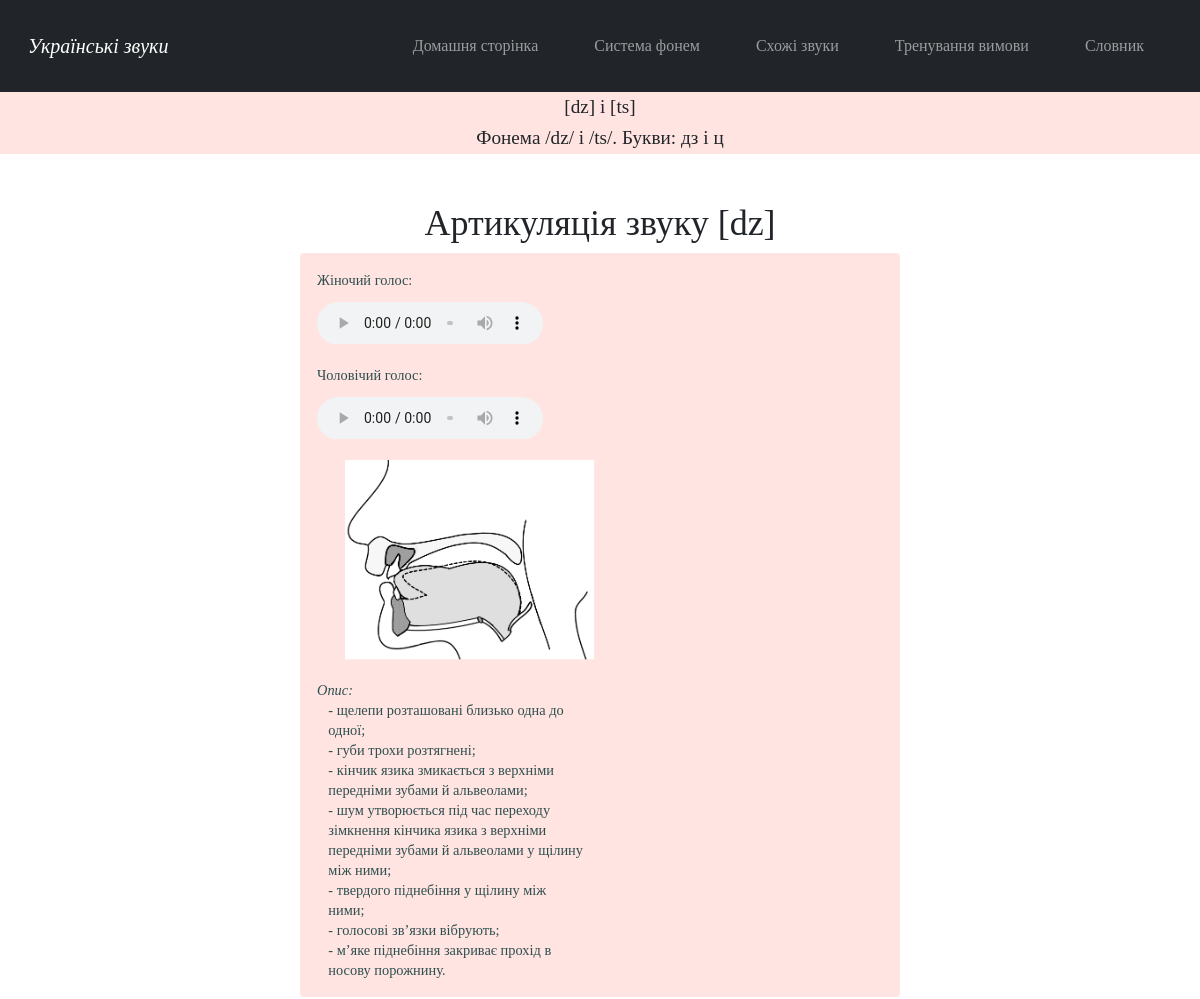
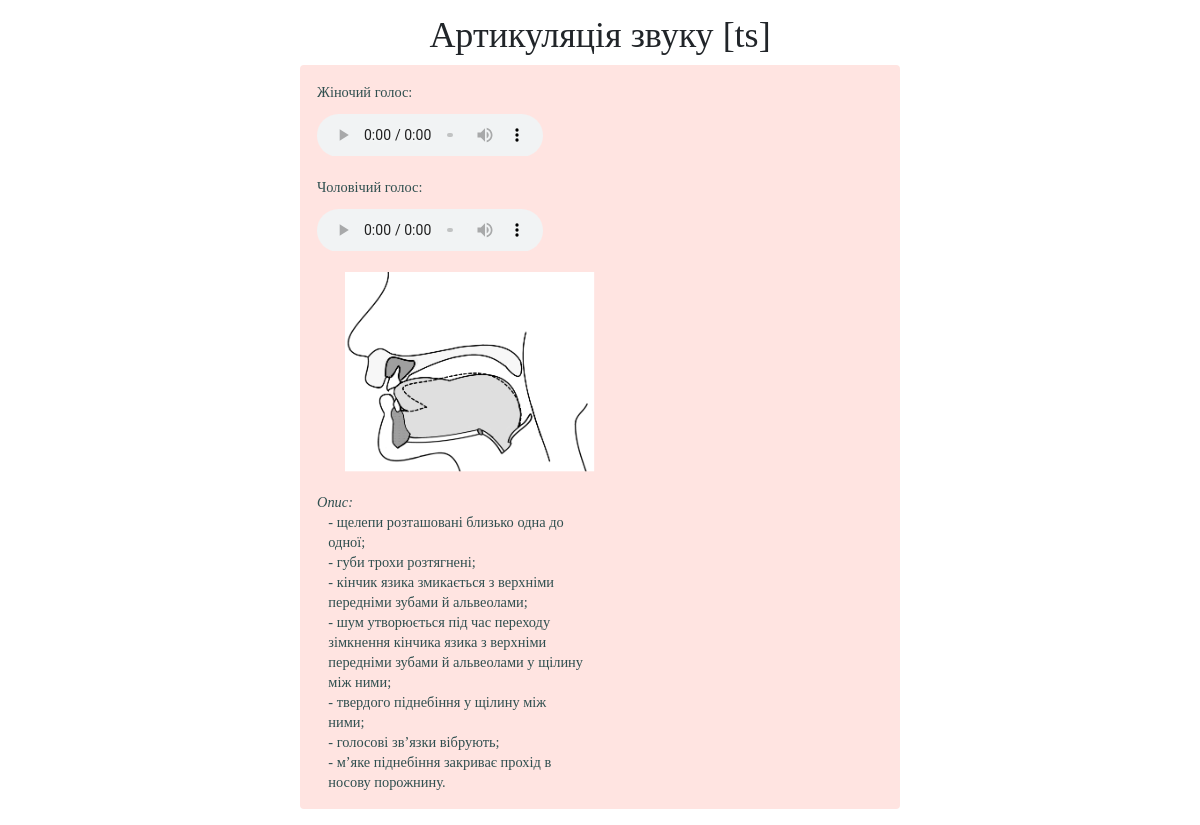
Screenshot of /sound_dz_ts with the database file from the repository (2 pictures, top to bottom).
### main/models.py (models this page shows)
class InformationAboutConsonants(models.Model):
    id = models.AutoField('id', primary_key=True)
    sound = models.CharField('звук', max_length=6)
    place_of_articulation = models.TextField('місце артикуляції', default='')
    way_of_articulation = models.TextField('спосіб артикуляції', default='')
    palatalization = models.TextField('ступінь палаталізації', default='')
    description = models.TextField('опис вимови')
    eng_description = models.TextField('англ. опис вимови', default='')
    image = models.ImageField('ілюстрація вимови', upload_to="media")
    audio = models.FileField(upload_to='documents/', default='')
    male_audio = models.FileField(upload_to='documents/', default='')

### main/views.py (the view)
# urls.py: path("sound_dz_ts", views.sound_dz_ts, name='sound_dz_ts'),
def sound_dz_ts(request):
    information = InformationAboutConsonants.objects.filter(sound__contains='[dz]')
    information2 = InformationAboutConsonants.objects.filter(sound__contains='[ts]')
    return render(request, 'main/sound_dz_ts.html', {'information': information, 'information2': information2})

### main/templates/main/sound_dz_ts.html
{% extends 'main/pattern_for_consonants.html' %}
{% load static %}
{% block sound %}[dz] i [ts]{% endblock %}
{% block phoneme %}/dz/ i /ts/{% endblock %}
{% block letter %}дз i ц{% endblock %}

### main/templates/main/pattern_for_consonants.html (shortened to what this page needs)
{% extends 'main/pattern.html' %}
{% load i18n %}
{% load static %}
{% block stylesheet %}<link rel="stylesheet" href="{% static 'main/css/pattern_separate_sounds.css' %}">{% endblock %}
{% block content %}
<main>
    <div class="header">
        <h2>{% block sound %}{% endblock %}</h2>
         <h3>{% translate "Phoneme" %} {% block phoneme %}{% endblock %}.
            {% translate "Letters:" %} {% block letter %}{% endblock %}</h3>
    </div>
    <div class="main_content">
        {% get_current_language as LANGUAGE_CODE %}
        {% for el in information%}
        <h3>{% translate "Articulation of the sound" %} {{el.sound}}</h3>
            <div class="alert alert-custom  fade in alert-dismissable show mt-2">
                <figure><figcaption>{% translate "Жіночий голос:" %}</figcaption>
                    <audio controls src={{el.audio.url}}>
                    </audio>
                </figure>
                <figure><figcaption>{% translate "Чоловічий голос:" %}</figcaption>
                    <audio controls src={{el.male_audio.url}}>
                    </audio>
                </figure>
                <img src={{el.image.url}} alt="Звук">
                <p class="examples" id="examples">{% block examples %}{% endblock %}<br></p>
                <p><i>{% translate "Description:" %}</i></p>
                {% if LANGUAGE_CODE == "uk" %}
                    <p class = "description" id="description">{{el.description}}</p>
                {%else%}
                    <p class = "description" id="description1.2">{{el.eng_description}}</p>
                {%endif%}
            </div>
        {%endfor%}
        {% for el in information2%}
        <h3>{% translate "Articulation of the sound" %} {{el.sound}}</h3>
            <div class="alert alert-custom  fade in alert-dismissable show mt-2">
                <figure><figcaption>{% translate "Жіночий голос:" %}</figcaption>
                    <audio controls src={{el.audio.url}}>
                    </audio>
                </figure>
                <figure><figcaption>{% translate "Чоловічий голос:" %}</figcaption>
                    <audio controls src={{el.male_audio.url}}>
                    </audio>
                </figure>
                <img src={{el.image.url}} alt="Звук">
                <p class="examples" id="examples2">{% block examples2 %}{% endblock %}<br></p>
                <p><i>{% translate "Description:" %}</i></p>
                {% if LANGUAGE_CODE == "uk" %}
                    <p class = "description" id="description2">{{el.description}}</p>
                {%else%}
                    <p class = "description" id="description2.2">{{el.eng_description}}</p>
                {%endif%}
            </div>
        {%endfor%}
    </div>
</main>
{% endblock %}

### main/static/main/css/pattern.css (style rules this page uses)
body { background: white; font-family: Garamond, Baskerville, "Baskerville Old Face", "Hoefler Text", "Times New Roman", serif; font-style: normal; font-variant: normal; font-weight: 400; line-height: 20px; }

### main/static/main/css/pattern_separate_sounds.css (style rules this page uses)
.header { text-align: center; background: #FFE4E1; width: 100%; height: 4em; padding-top: .3em; }
.header > h2, h3 { text-align: center; font-size: 1.2em; }
.main_content { margin-top: 4vw; font-size: .9em; margin-left: auto; margin-right: auto; }
.main_content > h3 { text-align: center; font-size: 3vw; }
.main_content img { margin-left: 5%; margin-bottom: 20px; width:250px; height:200px; }
.main_content p { white-space: pre-line; font-size: 1em; }
.alert-custom { background-color:#FFE4E1; color:#2F4F4F; }
.alert-custom > p { margin-bottom:0px; }
@media screen and (min-width:601px) { .header { margin-top: 50px; } }
@media screen and (min-width:601px) { .main_content { width: 80%; } }
@media screen and (min-width:601px) { .alert-custom { background-color: ; } }
@media screen and (min-width:601px) { audio { width: 50%; padding-top:2%; } }
@media screen and (min-width:768px) { .header { margin-top: 110px; } }
@media screen and (min-width:768px) { .alert-custom { background-color: ; } }
@media screen and (min-width:768px) { audio { width: 40%; } }
@media screen and (min-width:768px) { .examples { float: right; width: 45%; } }
@media screen and (min-width:768px) { .description { width: 45%; margin-left:2%; } }
@media screen and (min-width:980px) { .header { margin-top: 90px; } }
@media screen and (min-width:980px) { .main_content { width: 65%; } }
@media screen and (min-width:980px) { .alert-custom { background-color: ; } }
@media screen and (min-width:980px) { audio { width: 40%; } }
@media screen and (min-width:1200px) { .main_content { width: 50%; } }
@media screen and (min-width:1200px) { .alert-custom { background-color:; } }

### rows the page displays
InformationAboutConsonants: sound "[dz]", image (picture), description "- щелепи розташовані близько одна до одної; - губи трохи розтягнені; - кінчик язика змикається з верхніми передніми зубами й альвеолами; - шум утворюється під час переходу зімкнення кінчика язика з верхніми передніми зубами й альвеолами у щілину між ними; - твердого піднебіння у щілину між ними; - голосові зв’язки вібрують; - м’яке піднебіння закриває прохід в носову порожнину."
InformationAboutConsonants: sound "[ts]", image (picture), description "- щелепи розташовані близько одна до одної; - губи трохи розтягнені; - кінчик язика змикається з верхніми передніми зубами й альвеолами; - шум утворюється під час переходу зімкнення кінчика язика з верхніми передніми зубами й альвеолами у щілину між ними; - твердого піднебіння у щілину між ними; - голосові зв’язки вібрують; - м’яке піднебіння закриває прохід в носову порожнину."
